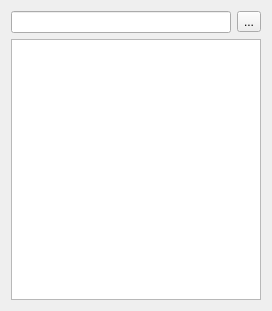
<?xml version="1.0" encoding="UTF-8"?>
<ui version="4.0">
 <class>PersonForm</class>
 <widget class="QWidget" name="PersonForm">
  <property name="geometry">
   <rect>
    <x>0</x>
    <y>0</y>
    <width>272</width>
    <height>311</height>
   </rect>
  </property>
  <property name="windowTitle">
   <string>Person</string>
  </property>
  <layout class="QVBoxLayout" name="verticalLayout">
   <item>
    <layout class="QHBoxLayout" name="horizontalLayout">
     <item>
      <widget class="QLineEdit" name="lineEdit"/>
     </item>
     <item>
      <widget class="QToolButton" name="toolButton">
       <property name="text">
        <string>...</string>
       </property>
      </widget>
     </item>
    </layout>
   </item>
   <item>
    <widget class="QListView" name="listView"/>
   </item>
  </layout>
 </widget>
 <resources/>
 <connections/>
</ui>
